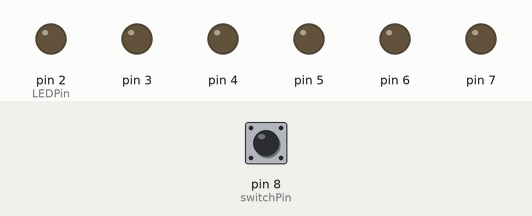
A sketch run on a simulated Arduino Uno, built with avr-gcc and run on an emulated ATmega328P. On the bench: output pins drawn as LEDs (lit = HIGH). The inputs (shaded band) are chosen by the test bench; at power-on: pin 8 (switchPin) LOW.

Above: at 0.1 s.
At 120.1 s:
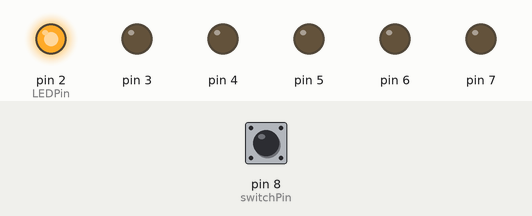
Timing chart, 0 to 121.6 s (numbered marks = the images above):
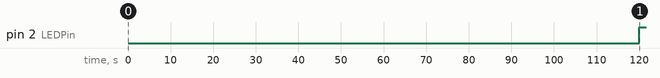

Measured:
- by itself, pin 2 (LEDPin): LOW → HIGH at 120 s

The sketch:

08_digital_hourglass.ino
```cpp
const int switchPin = 8; // pin connected to tilt switch

unsigned long previousTime = 0; // variable to hold the time
unsigned long currentTime = 0; // variable to hold time

int switchState = 0;
int previousSwitchState = 0;

int LEDPin = 2; // pin connected to first LED

long interval = 120000; // time interval of turning on the LEDs in milliseconds


void setup() {
  // put your setup code here, to run once:
  for (int x = 2; x <= 7; x++) { // go through all LED pins
    pinMode(x, OUTPUT); // declare LED pins as output to control the LEDs
  }

  pinMode(switchPin, INPUT); // declare switch pin as input to read switch signal
}


void loop() {
  // put your main code here, to run repeatedly:
  currentTime = millis(); // assign currentTime by runtime function millis()

  if (currentTime - previousTime > interval) { // count time with time variables
    previousTime = currentTime;

    digitalWrite(LEDPin, HIGH); // turn on the currently selected LED
    LEDPin++; // switch to next LED

    if (LEDPin == 7) {

    }
  }

  switchState = digitalRead(switchPin); // read out the status of the tilt switch

  if (switchState != previousSwitchState) { // check for change of switch state, that is tilting
    for (int x = 2; x < 8; x++) { // go through all LED pins
      digitalWrite(x, LOW); // turn off all LEDs
    }

    LEDPin = 2; // set LED counter back to first LED connected at pin 2
    previousTime = currentTime; //
  }

  previousSwitchState = switchState;

}
```
